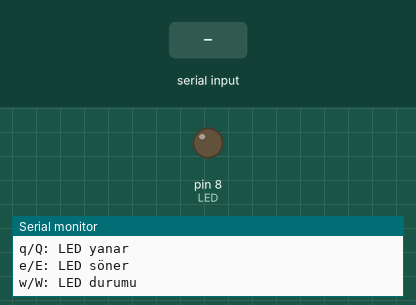
Recording of a sketch running on a simulated Arduino Uno, built with avr-gcc and run on an emulated ATmega328P. On the bench: output pins drawn as LEDs (lit = HIGH), the last lines printed to the serial monitor. Inputs (shaded band) come from the test bench.

Above: at 1.2 s.
1.3 s: "q" received over Serial
At 1.6 s:
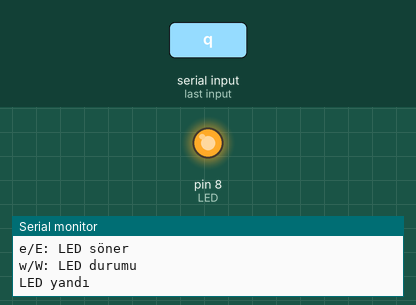
4.3 s: "e" received over Serial
At 5.1 s:
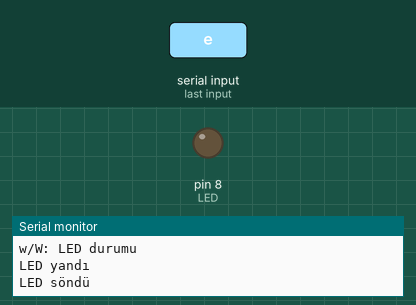
Timing chart, 0 to 7.3 s (numbered marks = the images above; inputs shaded):
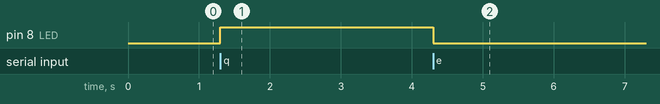

The sketch:

2.3.2.Seri_port_switch_case.ino
```cpp
#define LED 8          // LED'in bağlanacağı pin 8 numaralı pin olarak tanımlanır.
char karaktergir= 0;         // karaktergir fonksiyonunun ilk değeri 0 olarak atanır.

void menuyazdir(void) //Menüyü ekrana yazan fonksiyon
{
Serial.println("Karakter listesi: ");
Serial.println("r/R: Menüyü getir:");
Serial.println("q/Q: LED yanar");
Serial.println("e/E: LED söner");
Serial.println("w/W: LED durumu");
}

void setup(){
Serial.begin(9600);   // Seri port ekranı 9600 baud'da açılır.
pinMode(LED, OUTPUT); // pin 13 LED çıkışı olarak tanımlanır.
Serial.flush();       // Ara bellek temizlenir
menuyazdir();         // menü ekrana yazdırılır.
}


void loop(){
if (Serial.available() >0){         // Ara bellek kontrol edilerek veri girişinin olup olmadığı kontrol edilir. Eğer seri porttan veri girişi
//olursa ara belleğe alınarak hazır hale getirilir.
karaktergir = Serial.read();      // Seri port ekranından okunan karakter karaktergir adlı bir değişkene atanır.
Serial.flush();                    // Bir sonraki karakter okuma işlemi için arabellek temizlenir
switch (karaktergir) {
case 'q':// Şayet 'q' or 'Q' girilirse
case 'Q':
if (digitalRead(LED) == LOW){        // Şayet LED sönükse:
digitalWrite(LED,HIGH);      // LED'i yak.
Serial.println("LED yandı");
}
else {
Serial.println("LED zaten yanıyor!");
}
break;
case 'e': // Şayet 'e' or 'E' girilirse
case 'E':
if (digitalRead(LED) == HIGH){       // Şayet LED yanıyorsa
digitalWrite(LED,LOW);       // LED'i söndür.
Serial.println("LED söndü");
}
else {
Serial.println("LED zaten sönük!"); //
}
break;
case 'w': // Şayet  'w' or 'W' girilirse
case 'W':
if (digitalRead(LED) == HIGH){        // LED'in durumunu yaz.
Serial.println("LED durumu: yanıyor");
}
else
{
Serial.println("LED durumu: sönük");
}
break;
case 'r':                          // Şayet "r" ya da "R" girilirse:
case 'R':
menuyazdir();                   // Menüyü ekrana yazdır
break;
default:
Serial.print(char(karaktergir));//Seri port ekranından girilen ve menüde olmayan karakter ekrana yazılır.
break;
}
}
}
```

Measured:
- after the input at 1.3 s, pin 8 (LED): LOW → HIGH at once
- after the input at 4.3 s, pin 8 (LED): HIGH → LOW at once
